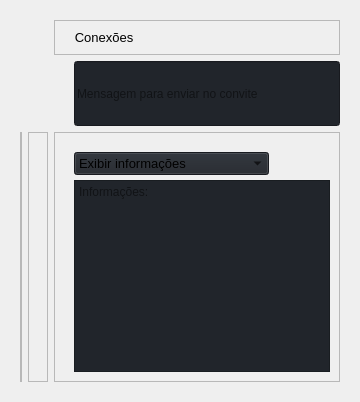
                     <widget class="QWidget" name="new_page">
                      <layout class="QVBoxLayout" name="verticalLayout_20">
                       <item>
                        <widget class="QWidget" name="widget" native="true">
                         <layout class="QGridLayout" name="gridLayout_16">
                          <item row="1" column="2">
                           <layout class="QGridLayout" name="gridLayout_15" columnstretch="0">
                            <property name="leftMargin">
                             <number>20</number>
                            </property>
                            <property name="rightMargin">
                             <number>0</number>
                            </property>
                            <property name="bottomMargin">
                             <number>0</number>
                            </property>
                            <property name="spacing">
                             <number>0</number>
                            </property>
                            <item row="0" column="0">
                             <widget class="QLineEdit" name="lineEditDic_8">
                              <property name="minimumSize">
                               <size>
                                <width>0</width>
                                <height>65</height>
                               </size>
                              </property>
                              <property name="styleSheet">
                               <string notr="true">background-color: rgb(33, 37, 43);</string>
                              </property>
                              <property name="text">
                               <string/>
                              </property>
                              <property name="placeholderText">
                               <string>Mensagem para enviar no convite</string>
                              </property>
                             </widget>
                            </item>
                           </layout>
                          </item>
                          <item row="2" column="2">
                           <widget class="QFrame" name="row_4">
                            <property name="minimumSize">
                             <size>
                              <width>0</width>
                              <height>160</height>
                             </size>
                            </property>
                            <property name="frameShape">
                             <enum>QFrame::StyledPanel</enum>
                            </property>
                            <property name="frameShadow">
                             <enum>QFrame::Raised</enum>
                            </property>
                            <layout class="QVBoxLayout" name="verticalLayout_43">
                             <item>
                              <layout class="QGridLayout" name="gridLayout_14">
                               <property name="leftMargin">
                                <number>10</number>
                               </property>
                               <property name="topMargin">
                                <number>10</number>
                               </property>
                               <property name="horizontalSpacing">
                                <number>0</number>
                               </property>
                               <property name="verticalSpacing">
                                <number>5</number>
                               </property>
                               <item row="2" column="0">
                                <widget class="QPlainTextEdit" name="plainTextEditInfos_7">
                                 <property name="styleSheet">
                                  <string notr="true">background-color: rgb(33, 37, 43);</string>
                                 </property>
                                 <property name="placeholderText">
                                  <string>Informações:</string>
                                 </property>
                                </widget>
                               </item>
                               <item row="1" column="0">
                                <widget class="QComboBox" name="comboBoxInfos_7">
                                 <property name="maximumSize">
                                  <size>
                                   <width>195</width>
                                   <height>16777215</height>
                                  </size>
                                 </property>
                                 <property name="font">
                                  <font>
                                   <family>Segoe UI</family>
                                   <pointsize>10</pointsize>
                                   <weight>50</weight>
                                   <italic>false</italic>
                                   <bold>false</bold>
                                  </font>
                                 </property>
                                 <property name="autoFillBackground">
                                  <bool>false</bool>
                                 </property>
                                 <property name="styleSheet">
                                  <string notr="true">background-color: rgb(33, 37, 43);</string>
                                 </property>
                                 <property name="editable">
                                  <bool>false</bool>
                                 </property>
                                 <property name="currentText">
                                  <string>Exibir informações</string>
                                 </property>
                                 <property name="iconSize">
                                  <size>
                                   <width>16</width>
                                   <height>16</height>
                                  </size>
                                 </property>
                                 <property name="frame">
                                  <bool>true</bool>
                                 </property>
                                 <item>
                                  <property name="text">
                                   <string>Exibir informações</string>
                                  </property>
                                 </item>
                                 <item>
                                  <property name="text">
                                   <string>Esconder informações</string>
                                  </property>
                                 </item>
                                </widget>
                               </item>
                              </layout>
                             </item>
                            </layout>
                           </widget>
                          </item>
                          <item row="2" column="1">
                           <widget class="QFrame" name="row_5">
                            <property name="frameShape">
                             <enum>QFrame::StyledPanel</enum>
                            </property>
                            <property name="frameShadow">
                             <enum>QFrame::Raised</enum>
                            </property>
                            <layout class="QVBoxLayout" name="verticalLayout_44">
                             <property name="spacing">
                              <number>0</number>
                             </property>
                             <property name="leftMargin">
                              <number>0</number>
                             </property>
                             <property name="topMargin">
                              <number>0</number>
                             </property>
                             <property name="rightMargin">
                              <number>0</number>
                             </property>
                             <property name="bottomMargin">
                              <number>0</number>
                             </property>
                             <item>
                              <widget class="QFrame" name="frame_div_content_8">
                               <property name="minimumSize">
                                <size>
                                 <width>0</width>
                                 <height>110</height>
                                </size>
                               </property>
                               <property name="maximumSize">
                                <size>
                                 <width>16777215</width>
                                 <height>110</height>
                                </size>
                               </property>
                               <property name="frameShape">
                                <enum>QFrame::NoFrame</enum>
                               </property>
                               <property name="frameShadow">
                                <enum>QFrame::Raised</enum>
                               </property>
                               <layout class="QVBoxLayout" name="verticalLayout_45">
                                <property name="spacing">
                                 <number>0</number>
                                </property>
                                <property name="leftMargin">
                                 <number>0</number>
                                </property>
                                <property name="topMargin">
                                 <number>0</number>
                                </property>
                                <property name="rightMargin">
                                 <number>0</number>
                                </property>
                                <property name="bottomMargin">
                                 <number>0</number>
                                </property>
                                <item>
                                 <widget class="QFrame" name="frame_content_wid_8">
                                  <property name="frameShape">
                                   <enum>QFrame::NoFrame</enum>
                                  </property>
                                  <property name="frameShadow">
                                   <enum>QFrame::Raised</enum>
                                  </property>
                                  <layout class="QHBoxLayout" name="horizontalLayout_22"/>
                                 </widget>
                                </item>
                               </layout>
                              </widget>
                             </item>
                            </layout>
                           </widget>
                          </item>
                          <item row="2" column="0">
                           <widget class="QFrame" name="row_6">
                            <property name="minimumSize">
                             <size>
                              <width>0</width>
                              <height>150</height>
                             </size>
                            </property>
                            <property name="frameShape">
                             <enum>QFrame::StyledPanel</enum>
                            </property>
                            <property name="frameShadow">
                             <enum>QFrame::Raised</enum>
                            </property>
                            <layout class="QHBoxLayout" name="horizontalLayout_23">
                             <property name="spacing">
                              <number>0</number>
                             </property>
                             <property name="leftMargin">
                              <number>0</number>
                             </property>
                             <property name="topMargin">
                              <number>0</number>
                             </property>
                             <property name="rightMargin">
                              <number>0</number>
                             </property>
                             <property name="bottomMargin">
                              <number>0</number>
                             </property>
                            </layout>
                           </widget>
                          </item>
                          <item row="0" column="2">
                           <widget class="QFrame" name="frame_title_wid_8">
                            <property name="maximumSize">
                             <size>
                              <width>16777215</width>
                              <height>35</height>
                             </size>
                            </property>
                            <property name="frameShape">
                             <enum>QFrame::StyledPanel</enum>
                            </property>
                            <property name="frameShadow">
                             <enum>QFrame::Raised</enum>
                            </property>
                            <layout class="QVBoxLayout" name="verticalLayout_46">
                             <item>
                              <widget class="QLabel" name="labelBoxBlenderInstalation_8">
                               <property name="font">
                                <font>
                                 <family>Segoe UI</family>
                                 <pointsize>10</pointsize>
                                 <weight>50</weight>
                                 <italic>false</italic>
                                 <bold>false</bold>
                                </font>
                               </property>
                               <property name="styleSheet">
                                <string notr="true"/>
                               </property>
                               <property name="text">
                                <string>   Conexões</string>
                               </property>
                              </widget>
                             </item>
                            </layout>
                           </widget>
                          </item>
                         </layout>
                        </widget>
                       </item>
                      </layout>
                     </widget>
